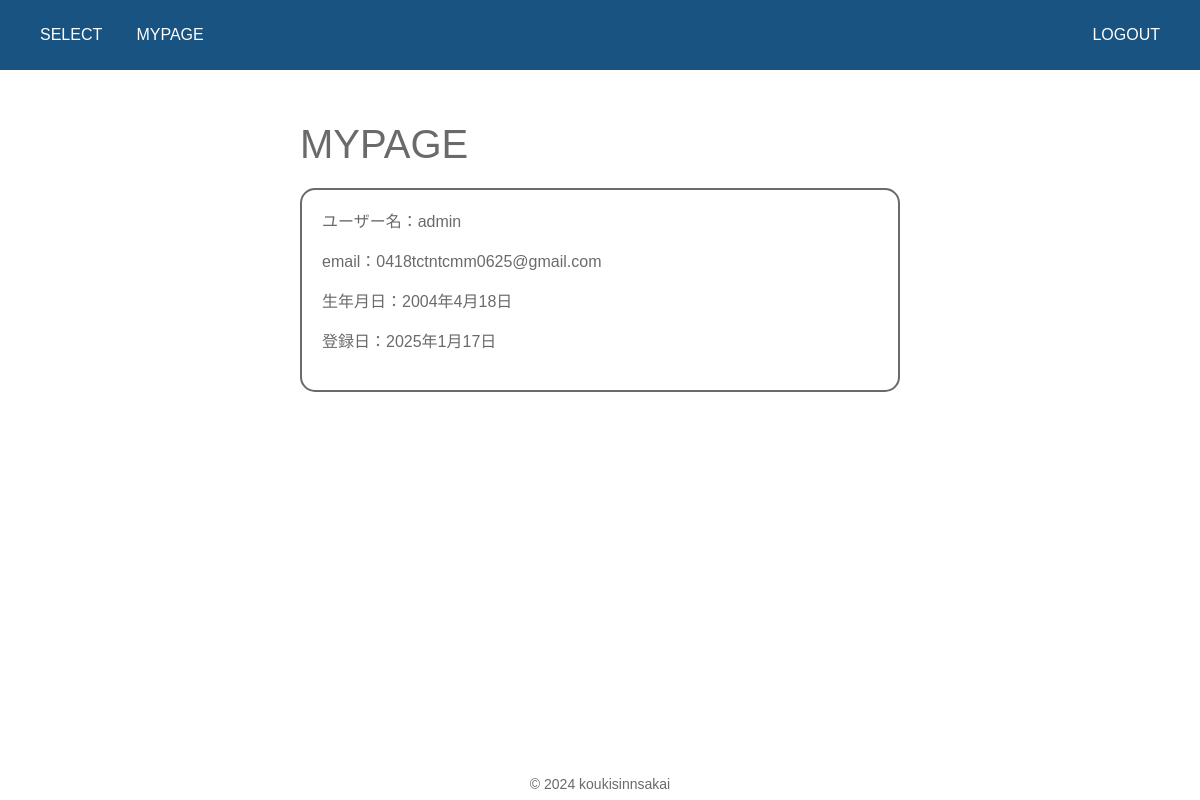
The page /accounts/mypage/1 on the database its author committed.
### accounts/models.py (models this page shows)
class CustomUser(AbstractUser):
    birthday = models.DateField(null=True)

### accounts/views.py (the view)
# urls.py: path('mypage/<int:pk>', MypageView.as_view(), name='mypage'),
class MypageView(DetailView):
    model = CustomUser
    template_name = 'accounts/mypage.html'

### accounts/templates/accounts/mypage.html
{% extends 'base.html' %}
{% block content %}
<div class="mypage">
    <h1 class="mypage-title">MYPAGE</h1>
    <div class="mypage-inner">
        <p class="mypage-item">ユーザー名：{{ object.username }}</p>
        <p class="mypage-item">email：{{ object.email }}</p>
        <p class="mypage-item">生年月日：{{ object.birthday | date:"Y年n月j日" }}</p>
        <p class="mypage-item">登録日：{{ object.date_joined | date:"Y年n月j日" }}</p>
    </div>
</div>
{% endblock %}

### myapp/static/myapp/css/style.css (style rules this page uses)
body { width: 100%; height: 100%; font-size: min(1.8vw, 16px); font-family: 'arial','Hiragino Sans','Meiryo',sans-serif; line-height: 1.5; }
.white { color: #6a6a6a; background-color: #fff; }
h1 { font-size: min(4vw, 40px); }
.mypage { width: 100%; margin-top: 50px; }
.mypage-title { width: 80%; max-width: 600px; text-align: left; margin: 0 auto; }
.mypage-inner { margin: 20px auto; border: 2px solid #6a6a6a; width: 80%; max-width: 600px; padding: 20px; border-radius: 15px; }
.mypage-item { text-align: left; }

### rows shown on the page
CustomUser: username "admin", email "0418tctntcmm0625@gmail.com", birthday "2004年4月18日", date_joined "2025年1月17日"
